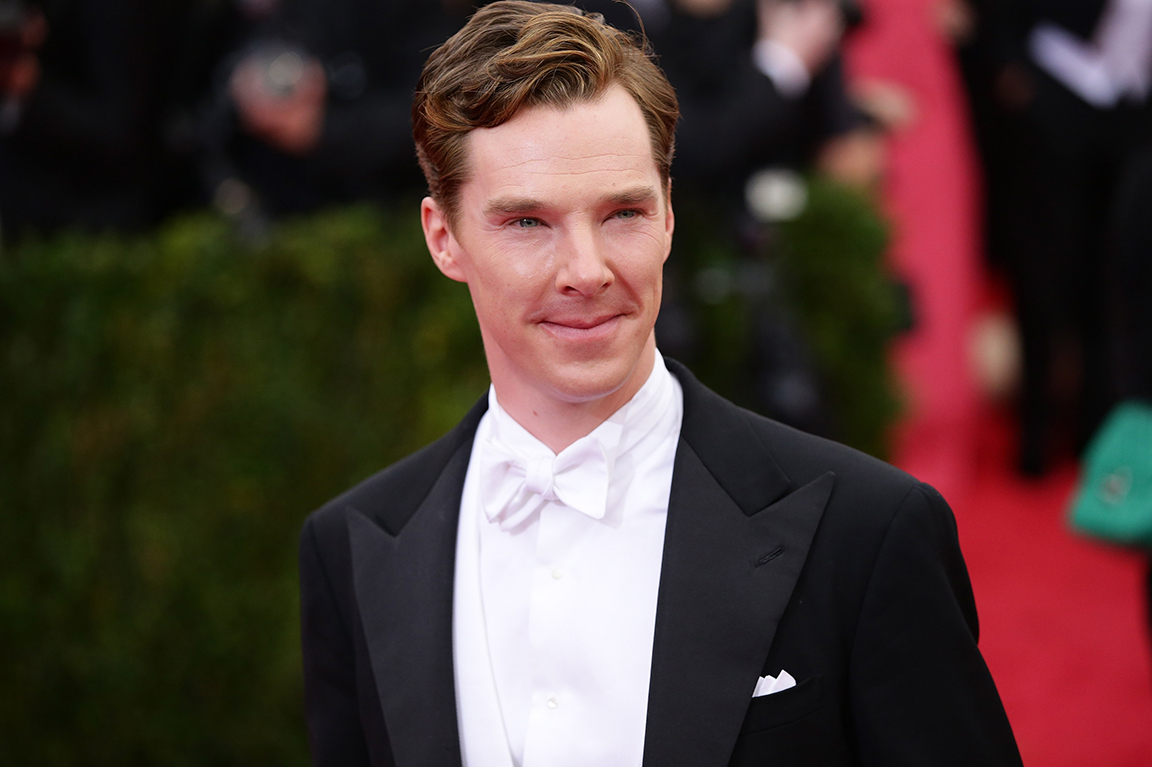
#> input picture train_data/s1/1152@767@912147232eca13e05ed784e109ea679c-ZGY5NjhmNTZlOA.jpg, 1152 x 767 px
$ python lesson4.1.py
#> lines starting #> are read from the running program, lines starting #| are printed output that depends on the picture; after the words box and inside, x2 and y2 are one past the last pixel; in counts of white or black regions, pixels touching at a corner belong together
import cv2
import matplotlib.pyplot as plt
import time
import numpy as np
import os

subjects = ["", "Benedict", "Elena", "Alexandr Kolotov"]
face_cascade = cv2.CascadeClassifier('lbpcascade_frontalface.xml')


def detect_faces(f_cascade, colored_img, scaleFactor=1.1):
    img_copy = np.copy(colored_img)
    gray = cv2.cvtColor(img_copy, cv2.COLOR_BGR2GRAY)
    faces = f_cascade.detectMultiScale(gray, scaleFactor=scaleFactor, minNeighbors=5)
    if len(faces) == 0:
        return None, None
    (x, y, w, h) = faces[0]
    return gray[y:y + w, x:x + h], faces[0]


def rectangle(colored_img, coordinates):
    img_copy = np.copy(colored_img)
    x, y, w, h = coordinates
    cv2.rectangle(img_copy, (x, y), (x + w, y + h), (0, 255, 0), 2)
    return img_copy


def draw_text(img, text, x, y):
    cv2.putText(img, text, (x, y), cv2.FONT_HERSHEY_PLAIN, 1, (0, 255, 0), 2)
    return img


def draw_confidence(img, text, x, y):
    cv2.putText(img, text, (x, y), cv2.FONT_HERSHEY_PLAIN, 1, (0, 255, 0), 2)
    return img


def my_resize(img, width=400):
    ratio = float(width) / img.shape[1]
    new_shape = (width, int(img.shape[0] * ratio))
    resized = cv2.resize(img, new_shape, interpolation=cv2.INTER_AREA)
    return resized


def predict(test_img):
    img = test_img.copy()
    face, rect = detect_faces(face_cascade, img)
    if face is None:
        return test_img
    label, confidence = face_recognizer.predict(face)
    if confidence < 45:
        label_text = subjects[label]
        img = rectangle(img, rect)
        img = draw_text(img, label_text, rect[0], rect[1] - 5)
        confidence_text = str(round(confidence, 3))
        img = draw_confidence(img, confidence_text, rect[0], rect[1] - 30)
    else:
        img = rectangle(img, rect)
        draw_text(img, "Unknown", rect[0], rect[1] - 5)
    return img


face_cascade = cv2.CascadeClassifier('lbpcascade_frontalface.xml')


def prepare_training_data(data_folder_path):
#> called with data_folder_path = 'train_data'
    dirs = os.listdir(data_folder_path)
    faces = []
    labels = []
    for dir_name in dirs:
        if not dir_name.startswith("s"):
            continue
        label = int(dir_name.replace("s", ""))
        image_names = os.listdir(data_folder_path + "/" + dir_name)
        for file in image_names:

            if file.startswith("._"):
                continue
            else:
                i1 = cv2.imread(data_folder_path + "/" + dir_name + '/' + file)
#> i1 is the input picture: shape (767, 1152, 3); mean B, G, R 52.4, 57.4, 76.2
                i2 = detect_faces(face_cascade, i1)
#> in detect_faces, `gray = cv2.cvtColor(img_copy, cv2.COLOR_BGR2GRAY)`:
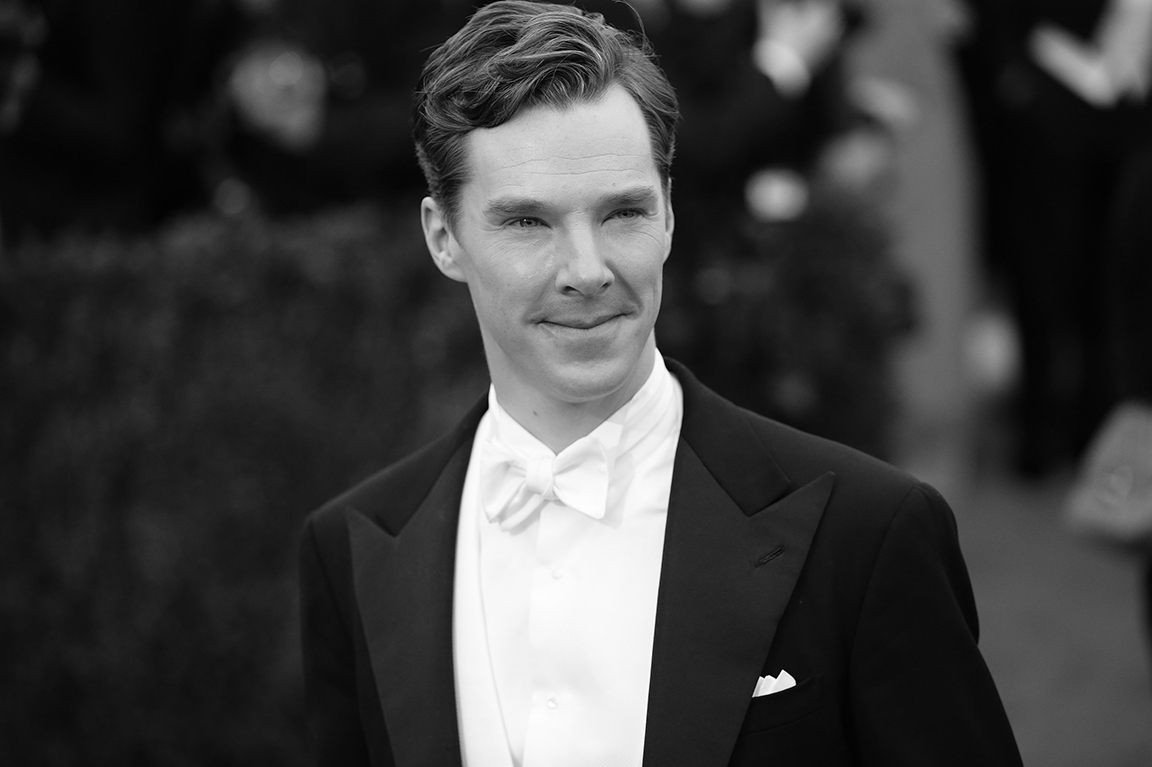
#> gray: shape (767, 1152); min 0, max 255, mean 62.4
#> in detect_faces, `faces = f_cascade.detectMultiScale(gray, scaleFactor=scaleFactor, minN..`: faces = [[442, 120, 262, 262]]
#> in detect_faces, `(x, y, w, h) = faces[0]`: x = 442; y = 120; w = 262
                if not i2[0] is None:
                    faces.append(i2[0])
                    labels.append(label)
#> pass 2 of the loop in prepare_training_data, `for dir_name in dirs:`:
#> in prepare_training_data, `label = int(dir_name.replace("s", ""))`: label = 2
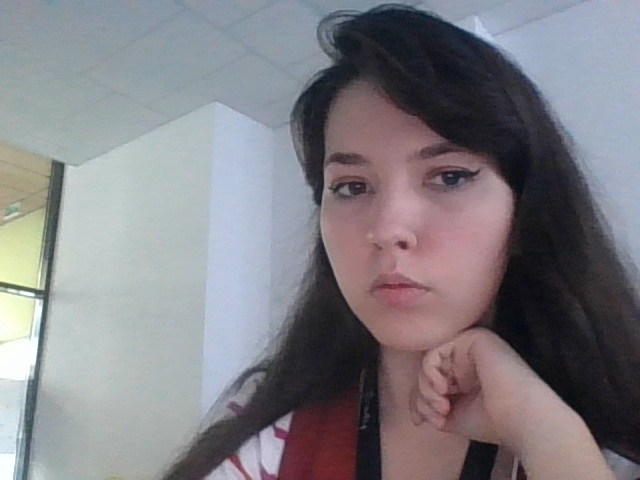
#> input picture train_data/s2/face-0.jpg, 640 x 480 px
#> in prepare_training_data, i1 is the input picture: shape (480, 640, 3); mean B, G, R 131.8, 126.6, 129.1
#> in detect_faces (call 3), `gray = cv2.cvtColor(img_copy, cv2.COLOR_BGR2GRAY)`:
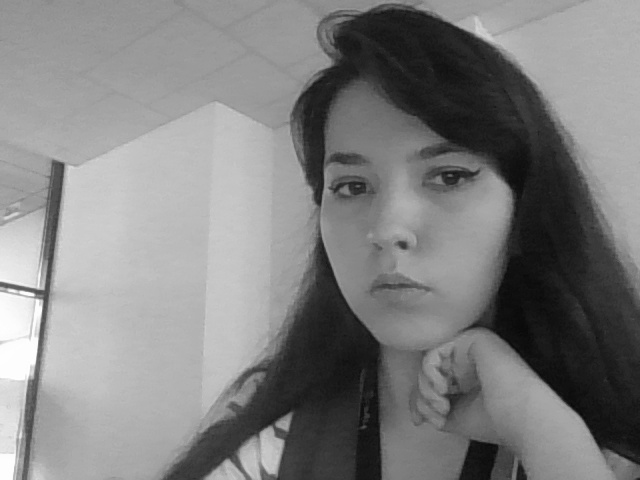
#> gray: shape (480, 640); min 7, max 255, mean 127.9
#> faces = [[270, 85, 268, 268]]
#> in detect_faces (call 3), `(x, y, w, h) = faces[0]`: x = 270; y = 85; w = 268
    return faces, labels


faces, labels = prepare_training_data('train_data')
print('Total faces: ', len(faces))
print('Total labels: ', len(labels))
face_recognizer = cv2.face.LBPHFaceRecognizer_create()
face_recognizer.train(faces, np.array(labels))

time.sleep(2.0)
cap = cv2.VideoCapture(0)

if cap.isOpened() == False:
    print("ошибка при открытии камеры")
while (cap.isOpened()):
    # считываем кадр
    ret, frame = cap.read()
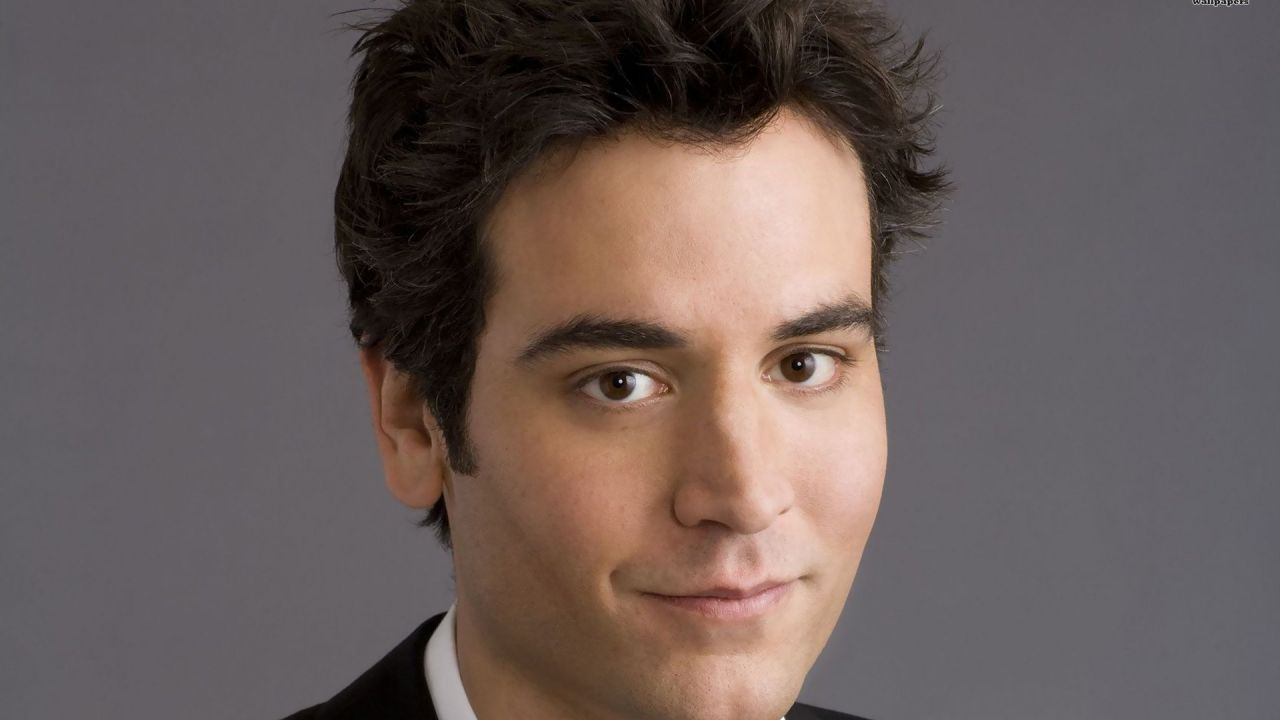
#> input picture 014_test_data/test1.jpg, 1280 x 720 px, given in place of the camera
#> frame is the input picture: shape (720, 1280, 3); mean B, G, R 90, 92.6, 105.6
    if ret == True:
        cv2.namedWindow('biometry')
        cv2.moveWindow('biometry', 75, 75)
        frame = predict(frame)
#> call 4 of detect_faces, with scaleFactor = 1.1
#> in detect_faces (call 4), `gray = cv2.cvtColor(img_copy, cv2.COLOR_BGR2GRAY)`:
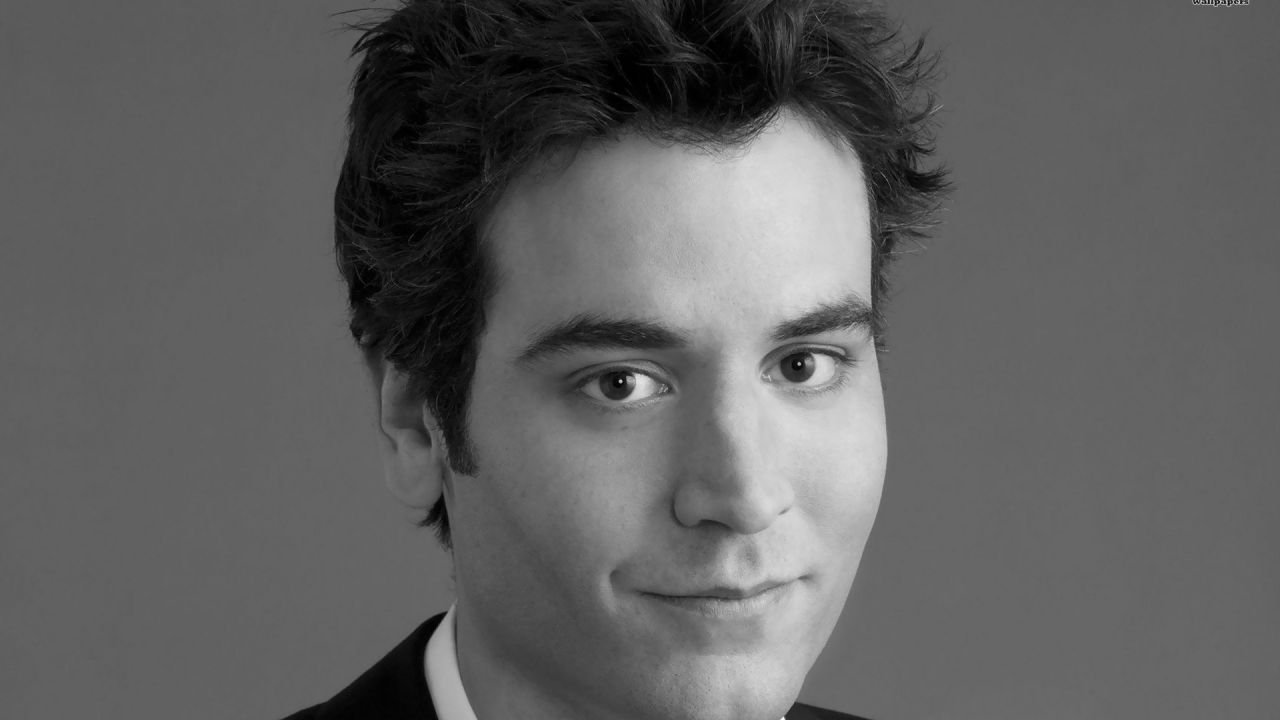
#> gray: shape (720, 1280); min 0, max 253, mean 96.1
#> in detect_faces (call 4), `faces = f_cascade.detectMultiScale(gray, scaleFactor=scaleFactor, minN..`: faces = [[476, 179, 492, 492]]
#> in detect_faces (call 4), `(x, y, w, h) = faces[0]`: x = 476; y = 179; w = 492
#> in predict, `face, rect = detect_faces(face_cascade, img)`:
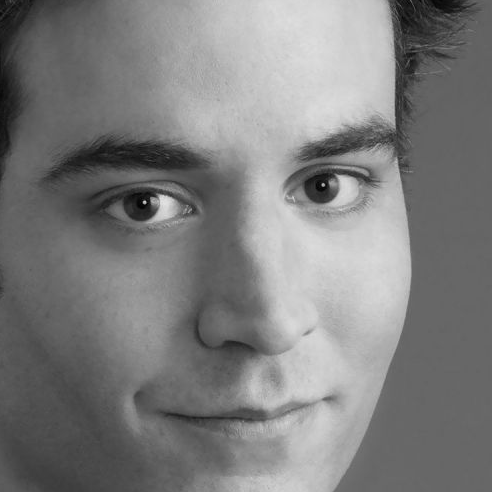
#> face: shape (492, 492); min 1, max 227, mean 125.9
#> in predict, `face, rect = detect_faces(face_cascade, img)`: rect = [476, 179, 492, 492]
#> in predict, `label, confidence = face_recognizer.predict(face)`: label = 1; confidence = 63.87
#> in rectangle, `x, y, w, h = coordinates`: x = 476; y = 179; w = 492
#> in rectangle, `cv2.rectangle(img_copy, (x, y), (x + w, y + h), (0, 255, 0), 2)`: img_copy: shape (720, 1280, 3); 0.64% of pixels changed, all inside (x1, y1, x2, y2) = (475, 178, 970, 673)
#> in draw_text, `cv2.putText(img, text, (x, y), cv2.FONT_HERSHEY_PLAIN, 1, (0, 255, 0),..`:
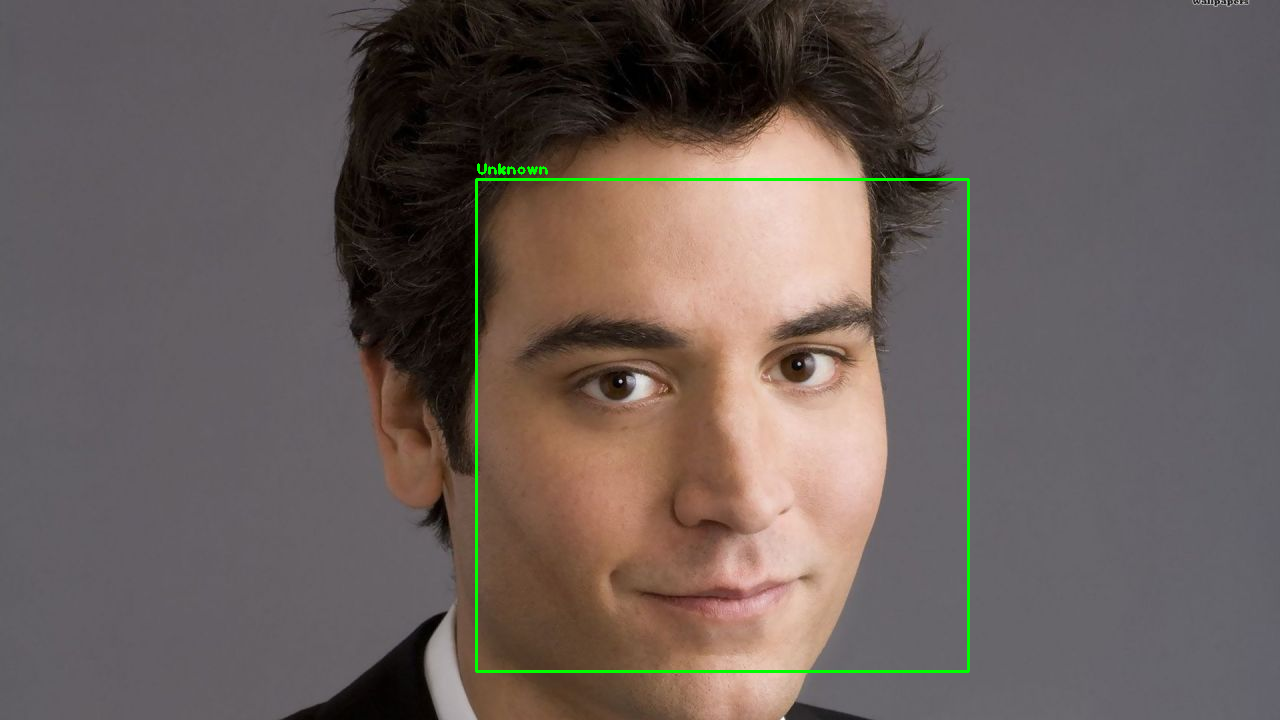
#> img: shape (720, 1280, 3); mean B, G, R 89.4, 93.7, 104.8
        cv2.imshow('biometry', frame)
        # если была нажата кнопка q то завершим вывод
        button = cv2.waitKey(1) & 0x77
#> (key q is pressed here)
        if button == ord("q"):
            break
            # когда закончим работу с видео, освобождаем переменную
cap.release()
